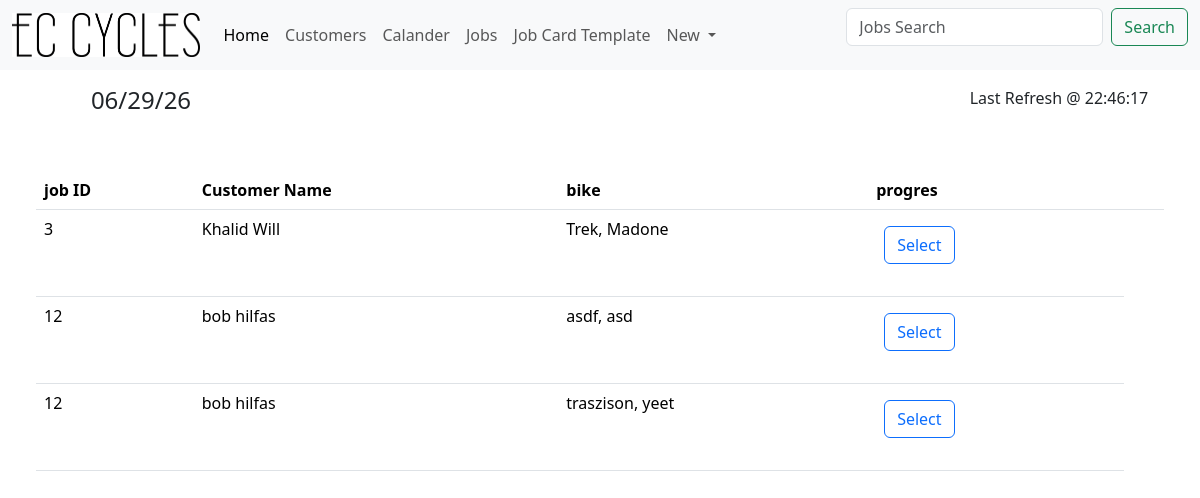
Page /JobSearch on the earlier database version.
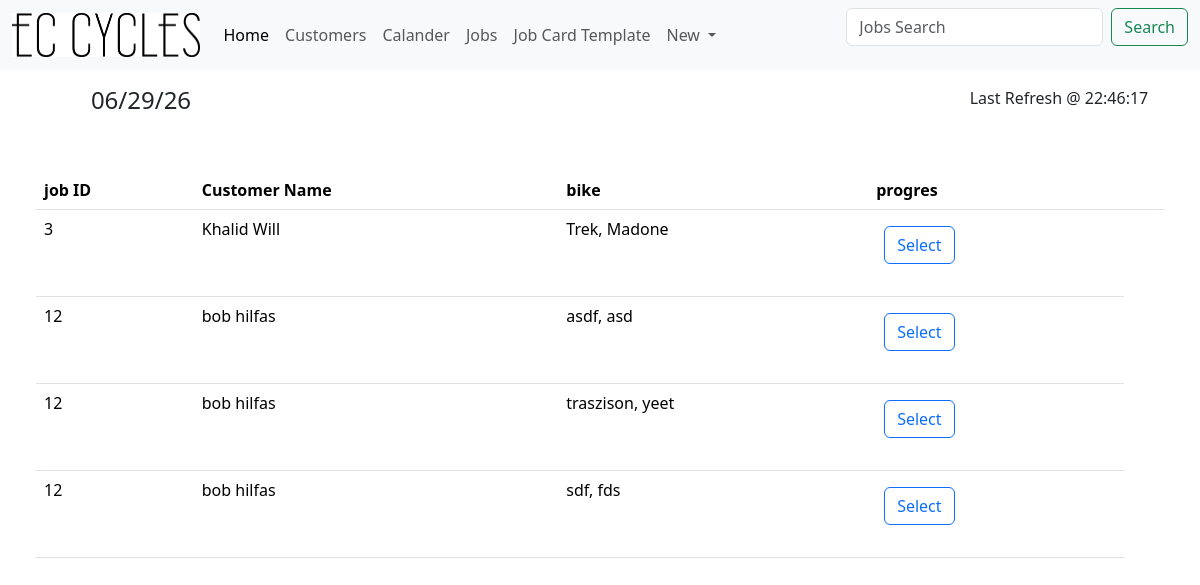
Same page on the later database version.
### tables this page shows
CREATE TABLE "Jobs" (
	"JobID"	INTEGER NOT NULL UNIQUE,
	"Cust_ID"	INTEGER NOT NULL,
	"BikeBrand"	TEXT,
	"BikeModel"	TEXT,
	"JobDetails"	TEXT,
	"DueDate"	DATE ,
	PRIMARY KEY("JobID" AUTOINCREMENT)
);

CREATE TABLE "Customers" (
	"Cust_ID"	INTEGER NOT NULL UNIQUE,
	"CustFName"	TEXT NOT NULL,
	"CustLName"	TEXT,
	"CustAddress"	TEXT,
	"CustPNumber"	INTEGER,
	"CustEmail"	INTEGER,
	"CustDetails"	TEXT,
	PRIMARY KEY("Cust_ID" AUTOINCREMENT)
);

### app.py (the view)
@app.route('/JobSearch',methods=('POST','GET'))
def JobSearch():
    time = time_gen()
    conn = get_db_conn()
    search = request.args.get("search")
    if search:
        words = search.split()
        query = "SELECT * FROM Customers WHERE "
        conditons = []
        values = []
        for word in words:
            conditons.append("(custFName LIKE ? or CustLName LIKE ?)")
            values.append("%"+ word + "%")
            values.append("%"+ word + "%")
        query += " AND ".join(conditons)
        JobInfo = conn.execute(query, values).fetchall()
    else:
        conn = get_db_conn()
        sql = "SELECT jobs.* ,Customers.CustFName,Customers.CustLName FROM Jobs INNER JOIN Customers ON Customers.Cust_ID = Jobs.Cust_ID;"
        JobInfo = conn.execute(sql).fetchall()
        conn.close()
    conn.close()
    return render_template("JobSearch.html", JobInfo=JobInfo, time = time)

### app.py (called while the page is built)
def time_gen():
    time_dict = {"":""}
    day_info = datetime.datetime.now()
    date = day_info.strftime("%x")
    time = day_info.strftime("%X")
    time_dict["Date"] = date
    time_dict["Time"] = time
    return time_dict

def get_db_conn():
    conn = sqlite3.connect('JobCards.db')
    conn.row_factory = sqlite3.Row
    return conn

### Templates/JobSearch.html
{% extends 'base.html' %}
{% block head %}
<form class="d-flex" role="search" action="{{ url_for('JobSearch')}}" method="get">
    <input class="form-control me-2" type="search" placeholder="Jobs Search" name="search" aria-label="Search"/>
    <button class="btn btn-outline-success" type="submit">Search</button>
  </form>
{% endblock %}
{% block content %}
<div class="p-5">
    <table class="table">
        <thead>
        <tr>
            <th scope="col">job ID</th>
            <th scope="col">Customer Name</th>
            <th scope="col">bike</th>
            <th scope="col">progres</th>
            <th></th>
        </tr>
        </thead>
        <tbody>
            {% for JobInfo in JobInfo %}
            <tr>
                <td>{{ JobInfo.Cust_ID }}</td>
                <td>{{ JobInfo.custFName }} {{ JobInfo.custLName }}</td>
                <td>{{ JobInfo.BikeBrand }}, {{ JobInfo.BikeModel }}</td>
                <td><form action="{{ url_for('ViewJobCard', id=JobInfo.jobID) }}" method="get">
                    <button class="btn btn-outline-Primary m-2" type="submit">Select</button></form></td>
            </tr>
            {% endfor %}
        </tbody>
    </table>
</div>
{% endblock %}

Differences in the rows shown:
added Jobs: Cust_ID "12", custFName "bob", custLName "hilfas", BikeBrand "sdf", BikeModel "fds"
